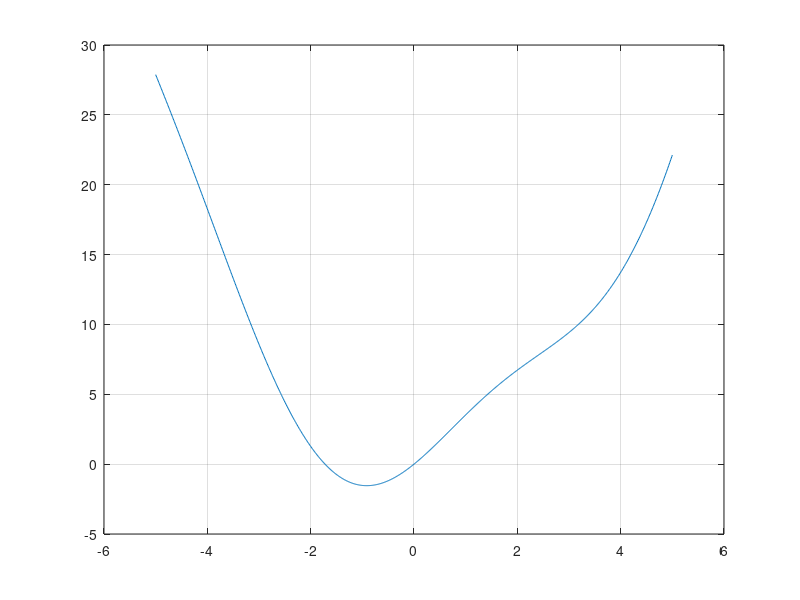

Source code (MATLAB):
clc % Newton's Method
% Problems 1 & 2
x = (-5:.01:5)';
function [y] = func1(x)
y = x.^2 + 3.*sin(x);
end
function [y] = func2(x)
y = 5;
end
function [y] = func(x)
y = func1(x) - func2(x);
end
function [] = Newton(start) % Finds when func() = 0
disp(["i","x","error"])     % TODO: Is it worth passing function names?
x3 = start;
for i=1:10
    x1 = x3;
    y1 = func(x1);
    x2 = x1 + 0.001;
    y2 = func(x2);
    x3 = x1 - (x2-x1)/(y2-y1) * y1;
    disp([i, x1, y1]);
    if (abs(y1) <=  0.000001) % Normal output only shows these many digits
        break
    end
end
end
% Problem 1
y = func1(x);
plot(x,y)
grid
% Problem 2
Newton(2)
Newton(-2)